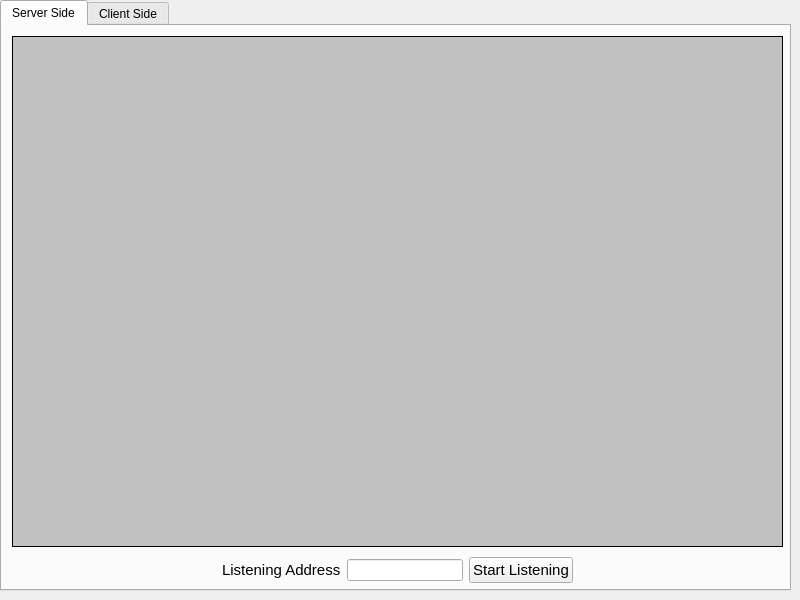
<?xml version="1.0" encoding="UTF-8"?>
<ui version="4.0">
 <class>MainWindow</class>
 <widget class="QMainWindow" name="MainWindow">
  <property name="geometry">
   <rect>
    <x>0</x>
    <y>0</y>
    <width>800</width>
    <height>600</height>
   </rect>
  </property>
  <property name="windowTitle">
   <string>Remote Camera</string>
  </property>
  <widget class="QWidget" name="centralwidget">
   <widget class="QTabWidget" name="tabWidget">
    <property name="geometry">
     <rect>
      <x>0</x>
      <y>0</y>
      <width>791</width>
      <height>591</height>
     </rect>
    </property>
    <property name="currentIndex">
     <number>0</number>
    </property>
    <widget class="QWidget" name="tab">
     <attribute name="title">
      <string>Server Side</string>
     </attribute>
     <widget class="QWidget" name="horizontalLayoutWidget">
      <property name="geometry">
       <rect>
        <x>220</x>
        <y>530</y>
        <width>351</width>
        <height>28</height>
       </rect>
      </property>
      <layout class="QHBoxLayout" name="horizontalLayout">
       <item>
        <widget class="QLabel" name="label">
         <property name="font">
          <font>
           <pointsize>11</pointsize>
          </font>
         </property>
         <property name="text">
          <string>Listening Address</string>
         </property>
        </widget>
       </item>
       <item>
        <widget class="QLineEdit" name="lineEdit"/>
       </item>
       <item>
        <widget class="QPushButton" name="pushButton">
         <property name="font">
          <font>
           <pointsize>11</pointsize>
          </font>
         </property>
         <property name="text">
          <string>Start Listening</string>
         </property>
        </widget>
       </item>
      </layout>
     </widget>
     <widget class="QLabel" name="label_3">
      <property name="geometry">
       <rect>
        <x>10</x>
        <y>10</y>
        <width>771</width>
        <height>511</height>
       </rect>
      </property>
      <property name="styleSheet">
       <string notr="true">background-color: rgb(193, 193, 193);</string>
      </property>
      <property name="frameShape">
       <enum>QFrame::Box</enum>
      </property>
      <property name="frameShadow">
       <enum>QFrame::Plain</enum>
      </property>
      <property name="lineWidth">
       <number>1</number>
      </property>
      <property name="text">
       <string/>
      </property>
     </widget>
    </widget>
    <widget class="QWidget" name="tab_2">
     <attribute name="title">
      <string>Client Side</string>
     </attribute>
     <widget class="QWidget" name="horizontalLayoutWidget_2">
      <property name="geometry">
       <rect>
        <x>220</x>
        <y>10</y>
        <width>351</width>
        <height>28</height>
       </rect>
      </property>
      <layout class="QHBoxLayout" name="horizontalLayout_2">
       <item>
        <widget class="QLabel" name="label_2">
         <property name="font">
          <font>
           <pointsize>11</pointsize>
          </font>
         </property>
         <property name="text">
          <string>Sending Address</string>
         </property>
        </widget>
       </item>
       <item>
        <widget class="QLineEdit" name="lineEdit_2"/>
       </item>
       <item>
        <widget class="QPushButton" name="pushButton_2">
         <property name="font">
          <font>
           <pointsize>11</pointsize>
          </font>
         </property>
         <property name="text">
          <string>Start Sending</string>
         </property>
        </widget>
       </item>
      </layout>
     </widget>
     <widget class="QTextEdit" name="textEdit">
      <property name="geometry">
       <rect>
        <x>10</x>
        <y>50</y>
        <width>761</width>
        <height>501</height>
       </rect>
      </property>
      <property name="font">
       <font>
        <pointsize>11</pointsize>
       </font>
      </property>
      <property name="html">
       <string>&lt;!DOCTYPE HTML PUBLIC &quot;-//W3C//DTD HTML 4.0//EN&quot; &quot;http://www.w3.org/TR/REC-html40/strict.dtd&quot;&gt;
&lt;html&gt;&lt;head&gt;&lt;meta name=&quot;qrichtext&quot; content=&quot;1&quot; /&gt;&lt;style type=&quot;text/css&quot;&gt;
p, li { white-space: pre-wrap; }
&lt;/style&gt;&lt;/head&gt;&lt;body style=&quot; font-family:'MS Shell Dlg 2'; font-size:11pt; font-weight:400; font-style:normal;&quot;&gt;
&lt;p style=&quot;-qt-paragraph-type:empty; margin-top:0px; margin-bottom:0px; margin-left:0px; margin-right:0px; -qt-block-indent:0; text-indent:0px;&quot;&gt;&lt;br /&gt;&lt;/p&gt;&lt;/body&gt;&lt;/html&gt;</string>
      </property>
     </widget>
    </widget>
   </widget>
  </widget>
 </widget>
 <resources/>
 <connections/>
</ui>
